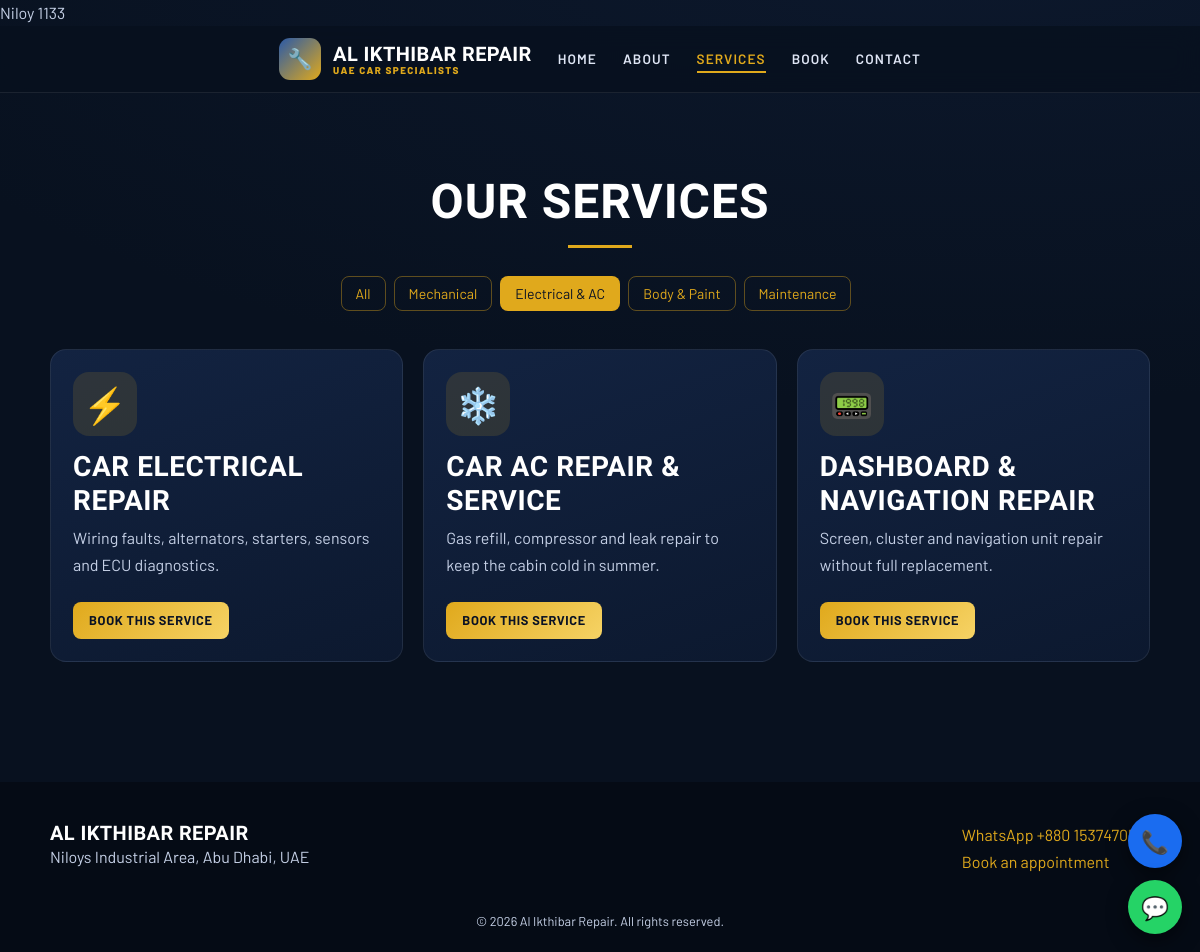
The app's page /services.php?cat=electrical with its own data.
### tables this page shows
CREATE TABLE service_categories(id INT AUTO_INCREMENT PRIMARY KEY,name VARCHAR(100),slug VARCHAR(100) UNIQUE);

CREATE TABLE services(id INT AUTO_INCREMENT PRIMARY KEY,category_id INT,title VARCHAR(150),icon VARCHAR(10) DEFAULT '🔧',description TEXT,image_path VARCHAR(255),is_active TINYINT(1) DEFAULT 1,sort_order INT DEFAULT 0,FOREIGN KEY(category_id) REFERENCES service_categories(id) ON DELETE SET NULL);

### includes/functions.php (called while the page is built, shortened)
<?php
require __DIR__.'/../config/db.php';
function e($s){return htmlspecialchars((string)$s,ENT_QUOTES,'UTF-8');}
function q($sql,$p=[]){global $pdo;$s=$pdo->prepare($sql);$s->execute($p);return $s;}

### services.php (the view)
<?php $title='Services'; include 'includes/header.php';
$cats=q("SELECT * FROM service_categories")->fetchAll(); $c=$_GET['cat']??'';
$svc=q("SELECT s.*,c.slug FROM services s LEFT JOIN service_categories c ON c.id=s.category_id WHERE s.is_active=1".($c?" AND c.slug=?":"")." ORDER BY s.sort_order",$c?[$c]:[])->fetchAll(); ?>
<section class="sec wrap"><h2 class="c">Our services</h2><p class="c"><a class="chip <?=$c?'':'on'?>" href="services.php">All</a><?php foreach($cats as $k): ?><a class="chip <?=$c==$k['slug']?'on':''?>" href="?cat=<?=e($k['slug'])?>"><?=e($k['name'])?></a><?php endforeach ?></p>
<div class="grid"><?php foreach($svc as $s): ?><div class="card-s"><?php if($s['image_path']): ?><img src="<?=e($s['image_path'])?>" alt="<?=e($s['title'])?>"><?php else: ?><i><?=$s['icon']?></i><?php endif ?><h3><?=e($s['title'])?></h3><p><?=e($s['description'])?></p><a class="btn-g sm" href="book.php?service=<?=$s['id']?>">Book this service</a></div><?php endforeach; if(!$svc) echo '<p class="c">No services in this category yet.</p>'; ?></div></section>
<?php include 'includes/footer.php' ?>

### assets/style.css (style rules this page uses)
:root { --n:#08111f;--n2:#0e1b33;--n3:#16284a;--g:#e0a91c;--g2:#f6d365;--t:#c5d0e6 }
body { background:radial-gradient(1200px 500px at 80% -10%,#16284a55,transparent),var(--n);color:var(--t);font-family:Barlow,sans-serif;line-height:1.65 }
h1,h2,h3,.brand { font-family:'Barlow Condensed',sans-serif;text-transform:uppercase;font-weight:800;color:#fff;letter-spacing:.02em }
a { color:var(--g);text-decoration:none }
.wrap { max-width:1140px;margin:auto;padding:0 20px }
.c { text-align:center }
.btn-g,.btn-w { display:inline-block;font-weight:700;border:0;padding:13px 26px;border-radius:8px;text-transform:uppercase;letter-spacing:.05em;transition:.2s;cursor:pointer }
.btn-g { background:linear-gradient(135deg,var(--g),var(--g2));color:#0a1224 }
.sm { padding:8px 16px;font-size:.8rem;margin-top:8px }
.strip div,.glass,.card-s { background:linear-gradient(160deg,#16284acc,#0e1b33cc);border:1px solid #ffffff14;border-radius:16px;padding:22px }
.sec { padding:80px 20px }
h2 { font-size:clamp(2rem,4vw,3rem);margin-bottom:24px }
h2.c:after { content:'';display:block;width:64px;height:3px;background:var(--g);margin:14px auto 0 }
.grid { display:grid;grid-template-columns:repeat(auto-fit,minmax(260px,1fr));gap:20px;margin-top:34px }
.card-s { display:block;color:var(--t);transition:.25s;overflow:hidden }
.card-s i { font-style:normal;font-size:2.2rem;display:grid;place-items:center;width:64px;height:64px;border-radius:16px;background:#e0a91c22;margin-bottom:14px }
.chip { display:inline-block;border:1px solid #e0a91c66;color:var(--g);border-radius:8px;padding:5px 14px;margin:4px 8px 4px 0;font-size:.88rem }
.chip.on { background:var(--g);color:#0a1224 }

### records on screen
service_categories: name "Mechanical"
service_categories: name "Electrical & AC"
service_categories: name "Body & Paint"
service_categories: name "Maintenance"
services: icon "⚡", title "CAR ELECTRICAL REPAIR", description "Wiring faults, alternators, starters, sensors and ECU diagnostics."
services: icon "❄️", title "CAR AC REPAIR & SERVICE", description "Gas refill, compressor and leak repair to keep the cabin cold in summer."
services: icon "📟", title "DASHBOARD & NAVIGATION REPAIR", description "Screen, cluster and navigation unit repair without full replacement."

### other values on screen
$l "HOME"
$l "ABOUT"
$l "SERVICES"
$l "BOOK"
$l "CONTACT"
